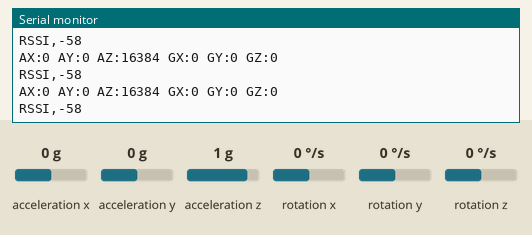
A sketch run on a simulated ESP32. On the bench: the last lines printed to the serial monitor. The inputs (shaded band) are chosen by the test bench; at power-on: acceleration x 0 g, acceleration y 0 g, acceleration z 1 g, rotation x 0 °/s, rotation y 0 °/s, rotation z 0 °/s. WiFi joins after 1.5 s; servers stay silent unless stated.

Above: at 2.7 s.
2.8 s: acceleration x set to -1.4 g
At 2.83 s:
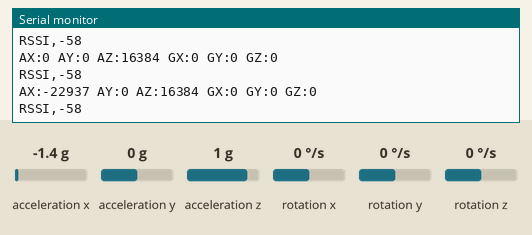
4.3 s: acceleration y set to -1.4 g
At 4.35 s:
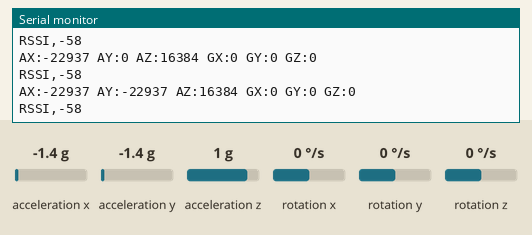
5.8 s: acceleration z set to -1.4 g
At 5.83 s:
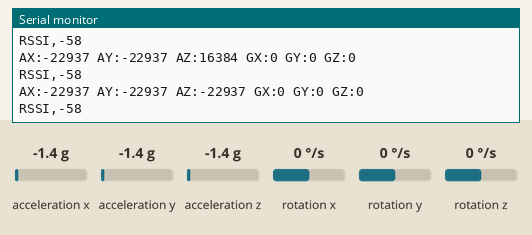
7.3 s: rotation x set to -192 °/s
At 7.35 s:
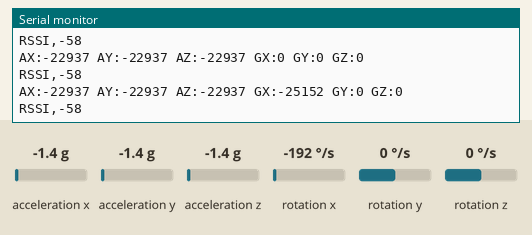
8.8 s: rotation y set to -192 °/s
At 8.83 s:
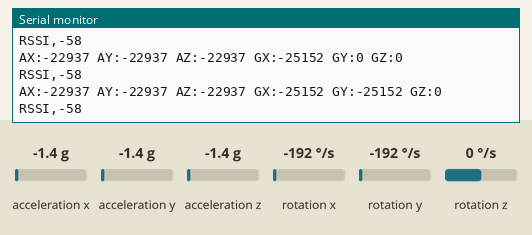

Measured:
- after the input at 2.8 s, the serial monitor: prints a new line at once (image 1)
- after the input at 4.3 s, the serial monitor: prints a new line at once (image 2)
- after the input at 5.8 s, the serial monitor: prints a new line at once (image 3)
- after the input at 7.3 s, the serial monitor: prints a new line at once (image 4)
- after the input at 8.8 s, the serial monitor: prints a new line at once (image 5)

The sketch:

rssi-mpu.ino
```cpp
#include <Wire.h>
#include <WiFi.h>
#include <MPU6050.h>
#include <WiFiUdp.h>

MPU6050 mpu;

// WiFi credentials
const char* ssid     = "your system's ssid";
const char* password = "your system's password";

// UDP config — set this to your PC's IP address
const char* udpServerIP   = "192.168.137.1";  // ← CHANGE to your PC's local IP
const uint16_t udpPort    = 5005;             // must match Python backend

WiFiUDP udp;

int16_t ax, ay, az;
int16_t gx, gy, gz;

void setup() {
  Serial.begin(115200);

  // =========================
  // WIFI
  // =========================
  WiFi.begin(ssid, password);
  while (WiFi.status() != WL_CONNECTED) {
    delay(500);
    Serial.print(".");
  }
  Serial.println("\nWiFi Connected");
  Serial.print("ESP32 IP: ");
  Serial.println(WiFi.localIP());

  // Start UDP socket
  udp.begin(udpPort);
  Serial.println("UDP started");

  // =========================
  // MPU6050
  // =========================
  Wire.begin();
  mpu.initialize();
  if (mpu.testConnection()) {
    Serial.println("MPU6050 Connected");
  } else {
    Serial.println("MPU6050 Connection Failed");
    while (1);
  }
}

void loop() {
  // Read MPU6050
  mpu.getMotion6(&ax, &ay, &az, &gx, &gy, &gz);

  // Read WiFi RSSI (used as EMG proxy — same as before)
  int rssi = WiFi.RSSI();

  // =========================
  // LINE 1 -> MPU DATA
  // Build the same string format the Python backend expects
  // =========================
  char mpuLine[100];
  snprintf(mpuLine, sizeof(mpuLine),
           "AX:%d AY:%d AZ:%d GX:%d GY:%d GZ:%d",
           ax, ay, az, gx, gy, gz);

  // =========================
  // LINE 2 -> RSSI DATA
  // =========================
  char rssiLine[30];
  snprintf(rssiLine, sizeof(rssiLine), "RSSI,%d", rssi);

  // --- Send both lines over UDP ---
  udp.beginPacket(udpServerIP, udpPort);
  udp.print(mpuLine);
  udp.print("\n");
  udp.print(rssiLine);
  udp.print("\n");
  udp.endPacket();

  // --- Also keep Serial output (unchanged behaviour) ---
  Serial.println(mpuLine);
  Serial.println(rssiLine);

  delay(50);
}
```
